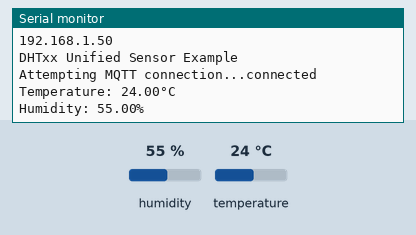
Recording of a sketch running on a simulated ESP32. Parts: the last lines printed to the serial monitor. Inputs (shaded band) come from the test bench; at power-on: humidity 55 %, temperature 24 °C. WiFi joins after 1.5 s; servers stay silent unless stated; no MQTT or app messages arrive unless stated.

Above: at 2.7 s.
2.8 s: humidity set to 22 %
At 3.9 s:
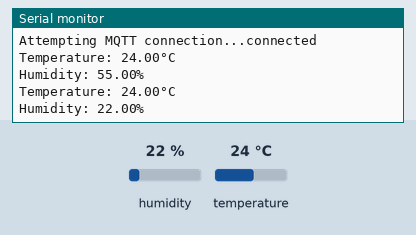
5.5 s: temperature set to 12 °C
At 6.8 s:
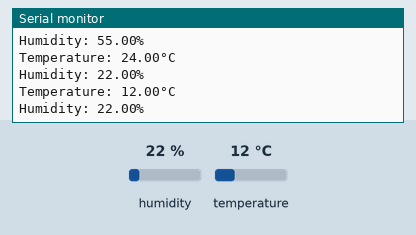
8.2 s: humidity set to 40 %
At 10.3 s:
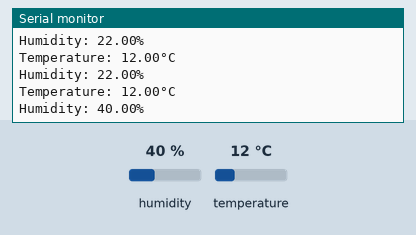
Timing chart, 0 to 11.8 s (numbered marks = the images above; inputs shaded):
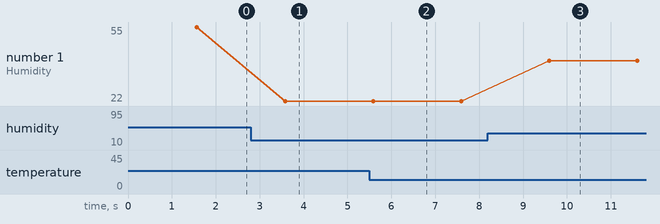

The sketch:

espmqtttmp.ino
```cpp
#include <WiFi.h>
#include <PubSubClient.h>
#include <Wire.h>
#include <Adafruit_Sensor.h>
#include <DHT.h>
#include <DHT_U.h>

#define DHTPIN 2
#define DHTTYPE    DHT11
DHT_Unified dht(DHTPIN, DHTTYPE);

const char* ssid = "ASUS";
const char* password = "0979326118";

// Add your MQTT Broker IP address, example:
const char* mqtt_server = "192.168.100.137";
char tempString[8];
char humiString[8];

WiFiClient espClient;
PubSubClient client(espClient);

void setup() {
  Serial.begin(115200);
  setup_wifi();
  client.setServer(mqtt_server, 1883);
  dht.begin();
  Serial.println(F("DHTxx Unified Sensor Example"));
  sensor_t sensor;
  dht.temperature().getSensor(&sensor);
  dht.humidity().getSensor(&sensor);
}

void setup_wifi() {
  delay(10);
  Serial.println();
  Serial.print("Connecting to ");
  Serial.println(ssid);

  WiFi.begin(ssid, password);

  while (WiFi.status() != WL_CONNECTED) {
    delay(500);
    Serial.print(".");
  }

  Serial.println("");
  Serial.println("WiFi connected");
  Serial.println("IP address: ");
  Serial.println(WiFi.localIP());
}

void reconnect() {
  while (!client.connected()) {
    Serial.print("Attempting MQTT connection...");
    if (client.connect("ESP8266Client")) {
      Serial.println("connected");
      client.subscribe("esp32/output");
    } else {
      Serial.print("failed, rc=");
      Serial.print(client.state());
      Serial.println(" try again in 5 seconds");
      delay(5000);
    }
  }
}
void loop() {
  if (!client.connected()) {
    reconnect();
  }
  client.loop();
  sensors_event_t event;
  dht.temperature().getEvent(&event);
  if (isnan(event.temperature)) {
    Serial.println(F("Error reading temperature!"));
  }
  else {
    Serial.print(F("Temperature: "));
    Serial.print(event.temperature);
    Serial.println(F("°C"));
    dtostrf(event.temperature, 1, 2, tempString);
    client.publish("esp32/temperature", tempString);
  }
  // Get humidity event and print its value.
  dht.humidity().getEvent(&event);
  if (isnan(event.relative_humidity)) {
    Serial.println(F("Error reading humidity!"));
  }
  else {
    Serial.print(F("Humidity: "));
    Serial.print(event.relative_humidity);
    Serial.println(F("%"));
    dtostrf(event.relative_humidity, 1, 2, humiString);
    client.publish("esp32/humidity", humiString);
  }
  delay(2000);
}
```

Measured:
- after the input at 2.8 s, the serial monitor: prints a new line after 0.78 s (image 1)
- after the input at 5.5 s, the serial monitor: prints a new line after 0.08 s (image 2)
- after the input at 8.2 s, the serial monitor: prints a new line after 1.4 s (image 3)
- plotted number 1: 55 → 22 after the input at 2.8 s, 22 → 40 after the input at 8.2 s
